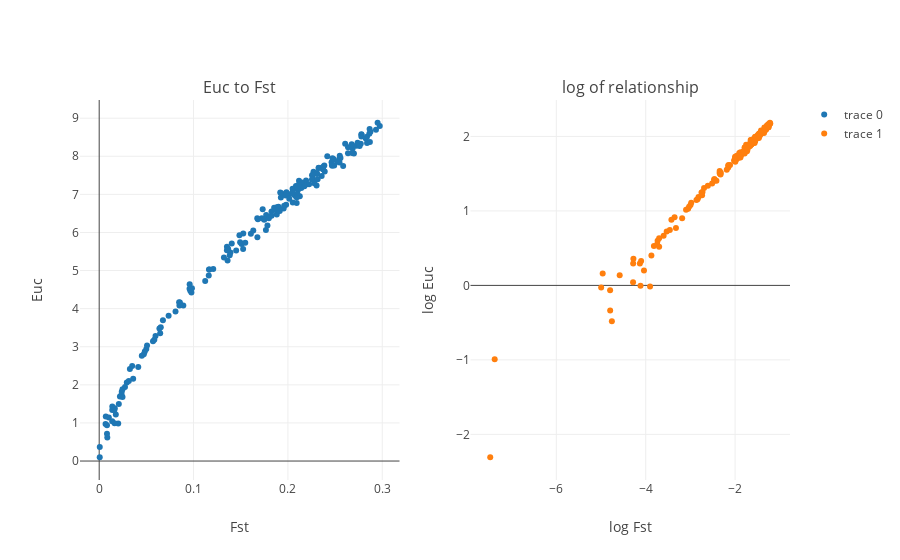

Notebook code cell kept with this figure:
### Markdown cell above
## IV. Data analysis


We will first confirm that our prediction of genetic distances from PCA euclidian distances is reasonable.

### Code cell
from plotly import tools
from Euc_pca_tools.plot_tools import plot_fst

plot_fst(fst_x,y_true)

### Figure 1 — Plotly figure (JSON) as saved in the notebook; plotly's stock layout.template omitted (floating-point values rounded to 4 significant figures; data arrays with more than 128 entries replaced by an {"elided": "..."} marker saying what was removed)
{"data": [{"mode": "markers", "type": "scatter", "uid": "7e230adc-1fe0-4b5c-aa8e-af4b5d39b9a6", "x": {"elided": "183 float values"}, "xaxis": "x", "y": {"elided": "183 float values"}, "yaxis": "y"}, {"mode": "markers", "type": "scatter", "uid": "683f5c6c-ef25-4609-b5a3-8699c6b0719c", "x": {"elided": "183 float values"}, "xaxis": "x2", "y": {"elided": "183 float values"}, "yaxis": "y2"}], "layout": {"annotations": [{"font": {"size": 16}, "showarrow": false, "text": "Euc to Fst", "x": 0.225, "xanchor": "center", "xref": "paper", "y": 1, "yanchor": "bottom", "yref": "paper"}, {"font": {"size": 16}, "showarrow": false, "text": "log of relationship", "x": 0.775, "xanchor": "center", "xref": "paper", "y": 1, "yanchor": "bottom", "yref": "paper"}], "xaxis": {"anchor": "y", "domain": [0, 0.45], "title": "Fst"}, "xaxis2": {"anchor": "y2", "domain": [0.55, 1], "title": "log Fst"}, "yaxis": {"anchor": "x", "domain": [0, 1], "title": "Euc"}, "yaxis2": {"anchor": "x2", "domain": [0, 1], "title": "log Euc"}}}
